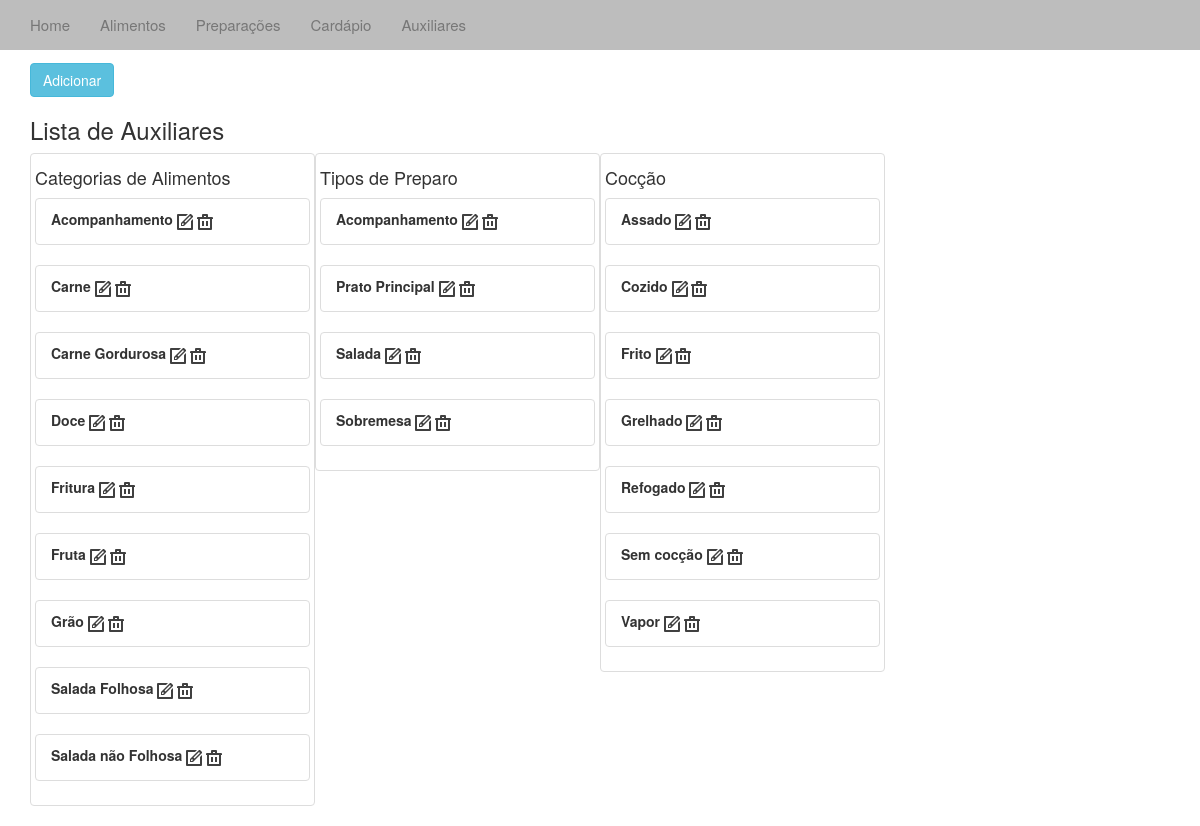
Screenshot of /aux/ with the database file from the repository.
### cardapio/models.py (models this page shows, shortened)
class Aux(models.Model):
	tipo = models.IntegerField(1)
	desc = models.CharField(max_length=4)

### cardapio/views.py (the view)
# urls.py: url(r'^aux/', 'cardapio.views.aux', name='aux'),
def aux(request):
	aux_list = Aux.objects.all().order_by('desc')
	context = {'aux_list':aux_list}
	return render_to_response('aux.html', context)

### templates/aux.html (shortened to what this page needs)
{% extends "base.html" %}
{% block body%}
{% load static %}
<div class="container-fluid">
	<div class="container">
			<h2>Auxiliares</h2>
			<a href="/addaux/"><button type="button" class="btn btn-info">Adicionar</button></a>
			<h3>Lista de Auxiliares</h3>
		{% if aux_list %}
		<div class="thumbnail col-sm-3">
			<h4> Categorias de Alimentos </h4>
			{% for aux in aux_list %}
			{% if aux.tipo == 1 %}
			<ul class="list-group">
			<li class="list-group-item"> <label>{{ aux.desc }} </label>
				<a href="/editaux/{{ aux.id }}"><img src="{% static "img/edit.png" %}" style="display:inline-block" /></a>
				<a href="/deleteaux/{{ aux.id }}"><img src="{% static "img/delete.png" %}" style="display:inline-block" /></a>
			</li>
			</ul>
			{% endif %}
			{% endfor %}
		</div>
		<div class="thumbnail col-sm-3">
			<h4> Tipos de Preparo </h4>
			{% for aux in aux_list %}
			{% if aux.tipo == 2 %}
			<ul class="list-group">
			<li class="list-group-item"><label>{{ aux.desc }} </label>
				<a href="/editaux/{{ aux.id }}"><img src="{% static "img/edit.png" %}" style="display:inline-block" /></a>
				<a href="/deleteaux/{{ aux.id }}"><img src="{% static "img/delete.png" %}" style="display:inline-block" /></a>
			</li>
			</ul>
			{% endif %}
			{% endfor %}
		</div>
		<div class="thumbnail col-sm-3">
			<h4> Cocção </h4>
			{% for aux in aux_list %}
			{% if aux.tipo == 3 %}
			<ul class="list-group">
			<li class="list-group-item"><label>{{ aux.desc }} </label>
				<a href="/editaux/{{ aux.id }}"><img src="{% static "img/edit.png" %}" style="display:inline-block" /></a>
				<a href="/deleteaux/{{ aux.id }}"><img src="{% static "img/delete.png" %}" style="display:inline-block" /></a>
			</li>
			</ul>
			{% endif %}
			{% endfor %}
		</div>
		<br />
		{% endif %}
	</div>
</div>
{% endblock %}

### rows the page displays
Aux: desc "Acompanhamento"
Aux: desc "Carne"
Aux: desc "Carne Gordurosa"
Aux: desc "Doce"
Aux: desc "Fritura"
Aux: desc "Fruta"
Aux: desc "Grão"
Aux: desc "Salada Folhosa"
Aux: desc "Salada não Folhosa"
Aux: desc "Acompanhamento"
Aux: desc "Prato Principal"
Aux: desc "Salada"
Aux: desc "Sobremesa"
Aux: desc "Assado"
Aux: desc "Cozido"
Aux: desc "Frito"
Aux: desc "Grelhado"
Aux: desc "Refogado"
Aux: desc "Sem cocção"
Aux: desc "Vapor"
